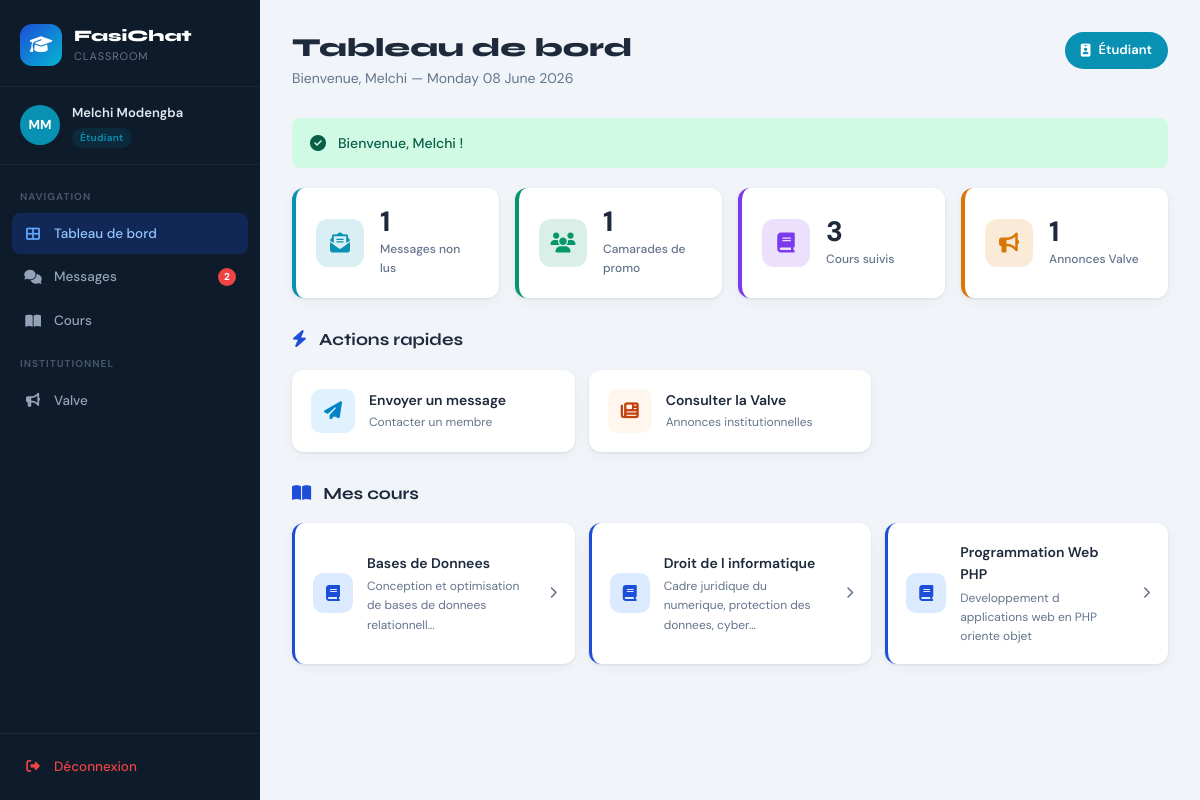
Page /index.php?page=dashboard (signed in) on the committed database.
### tables this page shows
CREATE TABLE users (
    id INT PRIMARY KEY AUTO_INCREMENT,
    nom VARCHAR(100) NOT NULL,
    prenom VARCHAR(100) NOT NULL,
    email VARCHAR(150) UNIQUE NOT NULL,
    password VARCHAR(255) NOT NULL,
    role ENUM('etudiant','enseignant','assistant','doyen','vice_doyen','apparitaire') NOT NULL,
    promotion_id INT NULL,
    avatar_url VARCHAR(255) NULL,
    created_at TIMESTAMP DEFAULT CURRENT_TIMESTAMP,
    FOREIGN KEY (promotion_id) REFERENCES promotions(id) ON DELETE SET NULL
);

CREATE TABLE cours (
    id INT PRIMARY KEY AUTO_INCREMENT,
    titre VARCHAR(200) NOT NULL,
    description TEXT NULL,
    promotion_id INT NOT NULL,
    created_at TIMESTAMP DEFAULT CURRENT_TIMESTAMP,
    FOREIGN KEY (promotion_id) REFERENCES promotions(id) ON DELETE CASCADE
);

### controllers/DashboardController.php (called while the page is built, shortened)
<?php
class DashboardController
{
    private Session $session;
    public function __construct()
    {
        $this->session = Session::getInstance();
    }
    public function index(): void
    {
        $userId      = $this->session->getUserId();
        $utilisateur = Utilisateur::trouverParId($userId);
        $dashData = $utilisateur->getDashboardData();
        $flashes  = $this->session->getFlashes();
        $notifs = $this->getNotifications($utilisateur);
        include dirname(__DIR__) . '/views/dashboard/index.php';
    }
    public function getNotifications(Utilisateur $utilisateur): array
    {
        $pdo   = BaseDeDonnees::getInstance();
        $notifs = ['messages' => 0, 'convocations' => 0];
        $stmt = $pdo->prepare(
            "SELECT COUNT(*) FROM messages
             WHERE destinataire_id = :uid AND lu = 0"
        );
        $stmt->execute([':uid' => $utilisateur->getId()]);
        $notifs['messages'] = (int)$stmt->fetchColumn();
        return $notifs;
    }
}

### classes/Etudiant.php (called while the page is built, shortened)
<?php
class Etudiant extends MembrePedagogique
{
    public function getRoleLabel(): string   { return 'Étudiant'; }
    public function getRoleCouleur(): string { return '#0891b2'; }
    public function getDashboardData(): array
    {
        $pdo = BaseDeDonnees::getInstance();
        $data = [];
        $stmt = $pdo->prepare(
            "SELECT COUNT(*) FROM messages
             WHERE destinataire_id = :uid AND lu = 0 AND type_message = 'prive'"
        );
        $stmt->execute([':uid' => $this->id]);
        $data['messages_non_lus'] = (int)$stmt->fetchColumn();
        $stmt = $pdo->query(
            "SELECT COUNT(*) FROM valve_annonces
             WHERE (date_expiration IS NULL OR date_expiration >= CURDATE())"
        );
        $data['nb_annonces'] = (int)$stmt->fetchColumn();
        $stmt = $pdo->prepare(
            "SELECT COUNT(*) FROM users WHERE promotion_id = :pid AND role = 'etudiant' AND id != :uid"
        );
        $stmt->execute([':pid' => $this->promotionId, ':uid' => $this->id]);
        $data['nb_camarades'] = (int)$stmt->fetchColumn();
        $data['cours'] = $this->getCours();
        return $data;
    }
}

### classes/Utilisateur.php (called while the page is built, shortened)
<?php
abstract class Utilisateur
{
    protected int    $id;
    protected string $nom;
    protected string $prenom;
    protected string $role;
    public function __construct(array $data)
    {
        $this->id        = (int)($data['id'] ?? 0);
        $this->nom       = $data['nom']       ?? '';
        $this->prenom    = $data['prenom']    ?? '';
        $this->role      = $data['role']      ?? '';
    }
    public function getId(): int       { return $this->id; }
    public function getNom(): string   { return $this->nom; }
    public function getPrenom(): string { return $this->prenom; }
    public function getRole(): string  { return $this->role; }
    public function getInitiales(): string
    {
        $p = mb_strtoupper(mb_substr($this->prenom, 0, 1));
        $n = mb_strtoupper(mb_substr($this->nom, 0, 1));
        return $p . $n;
    }
    public static function trouverParId(int $id): ?static
    {
        $pdo  = BaseDeDonnees::getInstance();
        $stmt = $pdo->prepare('SELECT * FROM users WHERE id = :id LIMIT 1');
        $stmt->execute([':id' => $id]);
        $row  = $stmt->fetch();
        return UserFactory::creer($row);
    }
}

### classes/Session.php (called while the page is built, shortened)
<?php
class Session
{
    private static ?Session $instance = null;
    public static function getInstance(): static
    {
        if (self::$instance === null) {
            self::$instance = new static();
        }
        return self::$instance;
    }
    public function getFlashes(): array
    {
        $f = $_SESSION['_flash'] ?? [];
        return $f;
    }
}

### classes/MembrePedagogique.php (called while the page is built, shortened)
<?php
abstract class MembrePedagogique extends Utilisateur
{
    protected ?int $promotionId;
    public function __construct(array $data)
    {
        $this->promotionId = isset($data['promotion_id']) ? (int)$data['promotion_id'] : null;
    }
    public function getCours(): array
    {
        $pdo = BaseDeDonnees::getInstance();
        if ($this->role === 'etudiant') {
            $stmt = $pdo->prepare(
                'SELECT c.* FROM cours c WHERE c.promotion_id = :pid ORDER BY c.titre'
            );
            $stmt->execute([':pid' => $this->promotionId]);
        }
        return $stmt->fetchAll();
    }
}

### views/dashboard/index.php (the view, shortened to what this page needs)
<?php
$utilisateur = $utilisateur ?? null;
$flashes     = $flashes ?? [];
$dashData    = $dashData ?? [];
?>
<?php include dirname(__DIR__) . '/layout/header.php'; ?>
<?php include dirname(__DIR__) . '/layout/sidebar.php'; ?>
<main class="main-content">
  <div class="page-header">
    <div>
      <h1 class="page-title">Tableau de bord</h1>
      <p class="page-sub">Bienvenue, <?= htmlspecialchars($utilisateur ? $utilisateur->getPrenom() : 'Utilisateur') ?> — <?= date('l d F Y') ?></p>
    </div>
    <div class="header-role-badge" style="background:<?= htmlspecialchars($utilisateur ? $utilisateur->getRoleCouleur() : '#6b7280') ?>">
      <i class="fas fa-id-badge"></i> <?= htmlspecialchars($utilisateur ? $utilisateur->getRoleLabel() : 'Utilisateur') ?>
    </div>
  </div>
  <?php foreach ($flashes as $flash): ?>
  <div class="alert alert-<?= htmlspecialchars($flash['type']) ?>">
    <i class="fas <?= $flash['type']==='success'?'fa-check-circle':'fa-exclamation-circle' ?>"></i>
    <?= htmlspecialchars($flash['message']) ?>
  </div>
  <?php endforeach; ?>
  <div class="stats-grid">
    <?php if ($utilisateur && $utilisateur->getRole() === 'etudiant'): ?>
      <div class="stat-card" style="--accent:#0891b2">
        <div class="stat-icon"><i class="fas fa-envelope-open-text"></i></div>
        <div class="stat-body">
          <div class="stat-value"><?= (int)($dashData['messages_non_lus'] ?? 0) ?></div>
          <div class="stat-label">Messages non lus</div>
        </div>
      </div>
      <div class="stat-card" style="--accent:#059669">
        <div class="stat-icon"><i class="fas fa-users"></i></div>
        <div class="stat-body">
          <div class="stat-value"><?= (int)($dashData['nb_camarades'] ?? 0) ?></div>
          <div class="stat-label">Camarades de promo</div>
        </div>
      </div>
      <div class="stat-card" style="--accent:#7c3aed">
        <div class="stat-icon"><i class="fas fa-book"></i></div>
        <div class="stat-body">
          <div class="stat-value"><?= count($dashData['cours'] ?? []) ?></div>
          <div class="stat-label">Cours suivis</div>
        </div>
      </div>
      <div class="stat-card" style="--accent:#d97706">
        <div class="stat-icon"><i class="fas fa-bullhorn"></i></div>
        <div class="stat-body">
          <div class="stat-value"><?= (int)($dashData['nb_annonces'] ?? 0) ?></div>
          <div class="stat-label">Annonces Valve</div>
        </div>
      </div>
    <?php endif; ?>
  </div>
  <div class="quick-actions-section">
    <h2 class="section-title"><i class="fas fa-bolt"></i> Actions rapides</h2>
    <div class="quick-actions">
      <?php if ($utilisateur && $utilisateur->getRole() !== 'apparitaire'): ?>
      <a href="index.php?page=messages" class="quick-card">
        <div class="qc-icon" style="background:#e0f2fe;color:#0284c7"><i class="fas fa-paper-plane"></i></div>
        <div class="qc-body"><div class="qc-title">Envoyer un message</div><div class="qc-sub">Contacter un membre</div></div>
      </a>
      <?php endif; ?>
      <a href="index.php?page=valve" class="quick-card">
        <div class="qc-icon" style="background:#fff7ed;color:#c2410c"><i class="fas fa-newspaper"></i></div>
        <div class="qc-body"><div class="qc-title">Consulter la Valve</div><div class="qc-sub">Annonces institutionnelles</div></div>
      </a>
    </div>
  </div>
  <?php if (!empty($dashData['cours'])): ?>
  <div class="section-block">
    <h2 class="section-title"><i class="fas fa-book-open"></i> Mes cours</h2>
    <div class="cours-grid">
      <?php foreach ($dashData['cours'] as $c): ?>
      <a href="index.php?page=mur&cours=<?= (int)$c['id'] ?>" class="cours-card">
        <div class="cours-icon"><i class="fas fa-book"></i></div>
        <div class="cours-body">
          <div class="cours-titre"><?= htmlspecialchars($c['titre']) ?></div>
          <?php if (!empty($c['description'])): ?>
          <div class="cours-desc"><?= htmlspecialchars(mb_strimwidth($c['description'], 0, 60, '…')) ?></div>
          <?php endif; ?>
        </div>
        <i class="fas fa-chevron-right cours-arrow"></i>
      </a>
      <?php endforeach; ?>
    </div>
  </div>
  <?php endif; ?>
</main>
<?php include dirname(__DIR__) . '/layout/footer.php'; ?>

### views/layout/sidebar.php (shortened to what this page needs)
<?php
$utilisateur = $utilisateur ?? null;
?>
<aside class="sidebar">
  <div class="sidebar-brand">
    <div class="brand-icon"><i class="fas fa-graduation-cap"></i></div>
    <div class="brand-text">
      <span class="brand-name">FasiChat</span>
      <span class="brand-sub">Classroom</span>
    </div>
  </div>
  <?php if ($utilisateur): ?>
  <div class="sidebar-user">
    <div class="user-avatar" style="background: <?= htmlspecialchars($utilisateur->getRoleCouleur()) ?>">
      <?= htmlspecialchars($utilisateur->getInitiales()) ?>
    </div>
    <div class="user-info">
      <div class="user-name"><?= htmlspecialchars($utilisateur->getPrenom()) ?> <?= htmlspecialchars($utilisateur->getNom()) ?></div>
      <div class="user-role-badge" style="background:<?= htmlspecialchars($utilisateur->getRoleCouleur()) ?>20;color:<?= htmlspecialchars($utilisateur->getRoleCouleur()) ?>">
        <?= htmlspecialchars($utilisateur->getRoleLabel()) ?>
      </div>
    </div>
  </div>
  <?php endif; ?>
  <nav class="sidebar-nav">
    <div class="nav-section-label">Navigation</div>
    <a href="index.php?page=dashboard" class="nav-item <?= ($_GET['page']??'dashboard')==='dashboard'?'active':'' ?>">
      <i class="fas fa-th-large"></i><span>Tableau de bord</span>
    </a>
    <?php if ($utilisateur && $utilisateur->getRole() !== 'apparitaire'): ?>
    <a href="index.php?page=messages" class="nav-item <?= ($_GET['page']??'')==='messages'?'active':'' ?>">
      <i class="fas fa-comments"></i><span>Messages</span>
      <?php if (($notifs['messages'] ?? 0) > 0): ?>
        <span class="badge" data-notif="messages"><?= (int)$notifs['messages'] ?></span>
      <?php endif; ?>
    </a>
    <?php endif; ?>
    <?php if ($utilisateur && in_array($utilisateur->getRole(), ['enseignant','assistant','etudiant'])): ?>
    <a href="index.php?page=cours" class="nav-item <?= ($_GET['page']??'')==='cours'?'active':'' ?>">
      <i class="fas fa-book-open"></i><span>Cours</span>
    </a>
    <?php endif; ?>
    <div class="nav-section-label">Institutionnel</div>
    <a href="index.php?page=valve" class="nav-item <?= ($_GET['page']??'')==='valve'?'active':'' ?>">
      <i class="fas fa-bullhorn"></i><span>Valve</span>
    </a>
  </nav>
  <div class="sidebar-footer">
    <a href="index.php?page=logout" class="logout-btn">
      <i class="fas fa-sign-out-alt"></i><span>Déconnexion</span>
    </a>
  </div>
</aside>

### rows in the picture
users: $utilisateur->getInitiales() "MM", prenom "Melchi", nom "Modengba"
cours: titre "Bases de Donnees", description "Conception et optimisation de bases de donnees relationnell…"
cours: titre "Droit de l informatique", description "Cadre juridique du numerique, protection des donnees, cyber…"
cours: titre "Programmation Web PHP", description "Developpement d applications web en PHP oriente objet"

### other values in the picture
$utilisateur->getRoleLabel() "Étudiant"
$notifs['messages'] "2"
$utilisateur ? $utilisateur->getRoleLabel() : 'Utilisateur' "Étudiant"
$flash['message'] "Bienvenue, Melchi !"
$dashData['messages_non_lus'] "1"
$dashData['nb_camarades'] "1"
count($dashData['cours'] ?? []) "3"
$dashData['nb_annonces'] "1"
